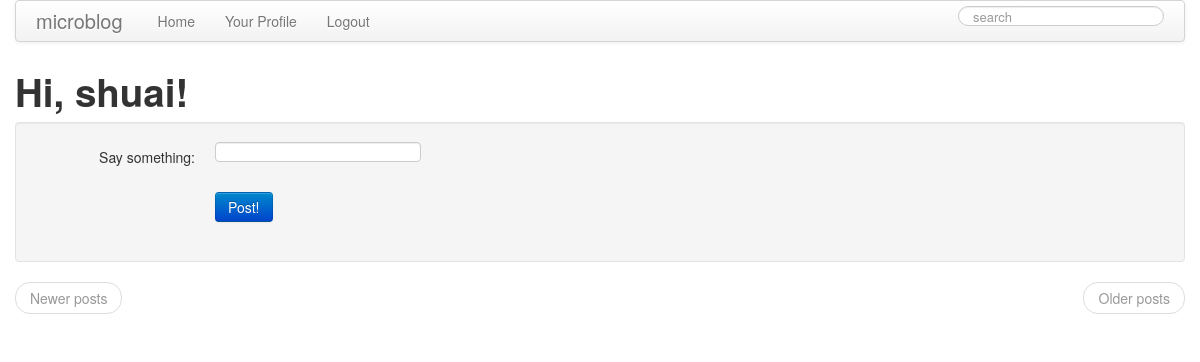
The app's page /index (signed in), older data.
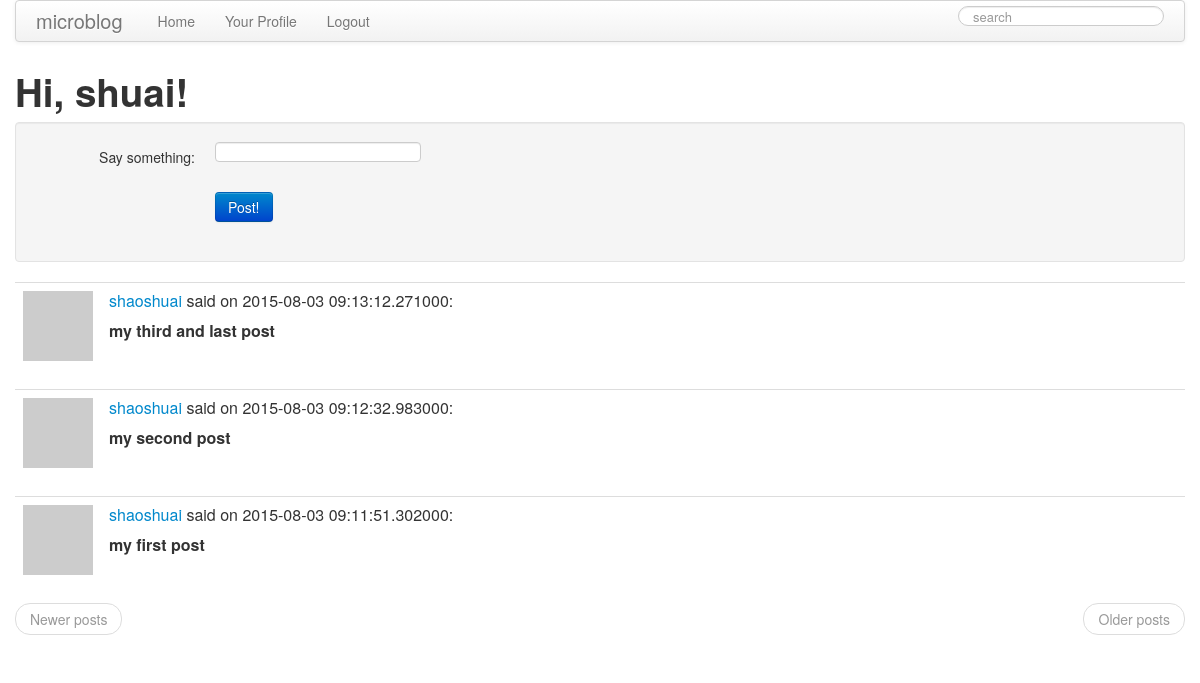
The same page, newer data.
### app/models.py (models this page shows, shortened)
class User(db.Model):
    id = db.Column(db.Integer, primary_key=True)
    nickname = db.Column(db.String(64), index=True, unique=True)
    email = db.Column(db.String(120), index=True, unique=True)
    posts = db.relationship('Post', backref='author', lazy='dynamic')
    about_me = db.Column(db.String(140))
    last_seen = db.Column(db.DateTime)
    followed = db.relationship('User',
                               secondary=followers,
                               primaryjoin=(followers.c.follower_id == id),
                               secondaryjoin=(followers.c.followed_id == id),
                               backref=db.backref('followers', lazy='dynamic'),
                               lazy='dynamic')
    def is_authenticated(self):
        return True
    def avatar(self, size):
            return 'http://www.gravatar.com/avatar/%s?d=mm&s=%d' % (md5(self.email.encode('utf-8')).hexdigest(), size)
    def followed_posts(self):
        return Post.query.join(followers, (followers.c.followed_id == Post.user_id)).filter(followers.c.follower_id == self.id).order_by(Post.timestamp.desc())

class Post(db.Model):
    __searchable__ = ['body']
    id = db.Column(db.Integer, primary_key = True)
    body = db.Column(db.String(140))
    timestamp = db.Column(db.DateTime)
    user_id = db.Column(db.Integer, db.ForeignKey('user.id'))

### app/views.py (the view)
@app.route('/', methods=['GET','POST'])
@app.route('/index', methods=['GET', 'POST'])
@app.route('/index/<int:page>', methods=['GET', 'POST'])
@login_required
def index(page=1):
    form = PostForm()
    if form.validate_on_submit():
        post = Post(body=form.post.data, timestamp=datetime.utcnow(), author=g.user)
        db.session.add(post)
        db.session.commit()
        flash('Your post is now live!')
        return  redirect(url_for('index'))
    posts = g.user.followed_posts().paginate(page, POSTS_PER_PAGE, False)
    return render_template('index.html',tile='Home', form=form, posts=posts)

### app/forms.py
class SearchForm(Form):
    search = StringField('search', validators=[DataRequired()])

class PostForm(Form):
    post = StringField('post', validators=[DataRequired()])

### app/views.py (called while the page is built)
@lm.user_loader
def load_user(id):
    return User.query.get(int(id))

@app.before_request
def before_request():
    g.user = current_user
    if g.user.is_authenticated():
        g.user.last_seen = datetime.utcnow()
        db.session.add(g.user)
        db.session.commit()
        g.search_form = SearchForm()

### app/templates/index.html (shortened to what this page needs)
{% extends "base.html" %}
{% block content %}
    <h1>Hi, {{ g.user.nickname }}!</h1>
    <div class="well">
        <form class="form-horizontal" action="" method="post" name="post">
            <div class="control-group{% if form.post.errors %} error{% endif %}">
                <label class="control-label" for="post">Say something:</label>
                <div class="controls">
                    {{ form.post(size=30, maxlength=140) }}
                </div>
            </div>
            <div class="control-group">
                <div class="controls">
                    <input class="btn btn-primary" type="submit" value="Post!">
                </div>
            </div>
        </form>
    </div>
    {% for post in posts.items %}
        {% include 'post.html' %}
    {% endfor %}
    <ul class="pager">
        {% if posts.has_prev %}
        <li class="previous"><a href="{{ url_for('index', page=posts.prev_num) }}">Newer posts</a></li>
        {% else %}
        <li class="previous disabled"><a href="#">Newer posts</a></li>
        {% endif %}
        {% if posts.has_next %}
        <li class="next"><a href="{{ url_for('index', page=posts.next_num) }}">Older posts</a></li>
        {% else %}
        <li class="next disabled"><a href="#">Older posts</a></li>
        {% endif %}
    </ul>
{% endblock %}

### app/templates/base.html (shortened to what this page needs)
<html>
    <head>
        <link href="/static/css/bootstrap.min.css" rel="stylesheet" media="screen">
        <link href="/static/css/bootstrap-responsive.min.css" rel="stylesheet">
    </head>
    <body>
        <div class="container">
            <div class="navbar">
                <div class="navbar-inner">
                    <a class="brand" href="/">microblog</a>
                        <ul class="nav">
                            <li><a href="{{ url_for('index') }}">Home</a></li>
                            {% if g.user.is_authenticated() %}
                            <li><a href="{{ url_for('user', nickname=g.user.nickname) }}">Your Profile</a></li>
                            <li><a href="{{ url_for('logout') }}">Logout</a></li>
                            {% endif %}
                        </ul>
                <div class="nav-collapse collapse">
                    {% if g.user.is_authenticated() %}
                    <form class="navbar-search pull-right" action="{{ url_for('search') }}"
                          method="post" name="search">{{ g.search_form.hidden_tag() }}{{ g.search_form.search(size=20, placeholder="search", class="search-query") }}
                    </form>
                    {% endif %}
                </div>
                </div>
            </div>
        <div class="row">
            <div class="span12">
                {% block content %}{% endblock %}
            </div>
        </div>
        </div>
    </body>
</html>

### app/templates/post.html
<table class="table table-hover">
    <tr>
        <td width="70px">
            <a href="{{ url_for('user', nickname=post.author.nickname) }}"><img src="{{ post.author.avatar(70) }}" /></a>
        </td>
        <td>
            <p>
                <a href="{{ url_for('user', nickname=post.author.nickname) }}">{{ post.author.nickname }}</a> said on {{ post.timestamp }}:
            </p>
            <p>
                <strong>{{ post.body }}</strong>
            </p>
        </td>
    </tr>
</table>

Row changes from the older to the newer data that the page shows:
added Post: author.nickname "shaoshuai", timestamp "2015-08-03 09:13:12.271000", body "my third and last post"
added Post: author.nickname "shaoshuai", timestamp "2015-08-03 09:12:32.983000", body "my second post"
added Post: author.nickname "shaoshuai", timestamp "2015-08-03 09:11:51.302000", body "my first post"
